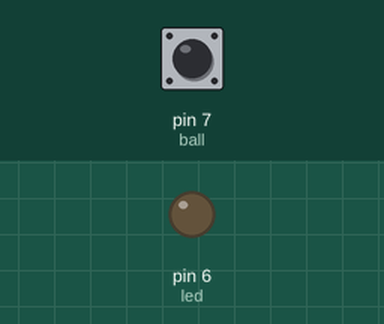
Recording of a sketch running on a simulated Arduino Uno, built with avr-gcc and run on an emulated ATmega328P. Shown: output pins drawn as LEDs (lit = HIGH). Inputs (shaded band) come from the test bench; at power-on: pin 7 (ball) HIGH.

Above: at 1.2 s.
1.3 s: pin 7 (ball) pulled LOW for 0.15 s
At 1.37 s:
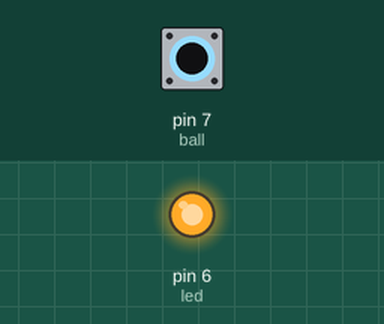
2.9 s: pin 7 (ball) pulled LOW for 3.2 s
At 6.5 s:
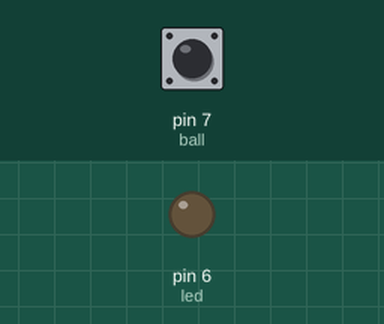
Timing chart, 0 to 8.0 s (numbered marks = the images above; inputs shaded):
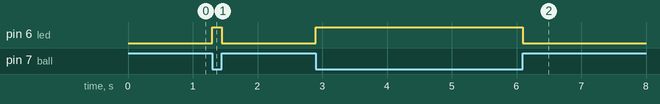

Measured:
- after the input at 1.3 s, pin 6 (led): LOW → HIGH at once, → LOW 0.15 s later
- after the input at 2.9 s, pin 6 (led): LOW → HIGH at once, → LOW 3.2 s later

The sketch:

bal_led.ino
```cpp
int led = 6;  //led
int ball = 7; //볼 스위치

void setup() {
  // put your setup code here, to run once:
  pinMode(led, OUTPUT);
  pinMode(ball, INPUT_PULLUP);
}

void loop() {
  // put your main code here, to run repeatedly:
  if(digitalRead(ball)) {
    digitalWrite(led, LOW);
  }
  else {
    digitalWrite(led, HIGH);
  }
}
```
